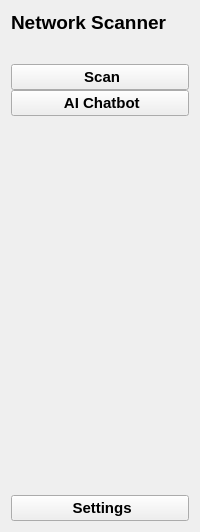
         <widget class="QWidget" name="full_menu_widget" native="true">
          <layout class="QVBoxLayout" name="verticalLayout_4">
           <item>
            <layout class="QHBoxLayout" name="horizontalLayout_2">
             <property name="spacing">
              <number>0</number>
             </property>
             <item>
              <widget class="QLabel" name="logo_label_3">
               <property name="font">
                <font>
                 <pointsize>14</pointsize>
                 <bold>true</bold>
                </font>
               </property>
               <property name="text">
                <string>Network Scanner</string>
               </property>
              </widget>
             </item>
            </layout>
           </item>
           <item>
            <spacer name="verticalSpacer_6">
             <property name="orientation">
              <enum>Qt::Orientation::Vertical</enum>
             </property>
             <property name="sizeType">
              <enum>QSizePolicy::Policy::Fixed</enum>
             </property>
             <property name="sizeHint" stdset="0">
              <size>
               <width>20</width>
               <height>24</height>
              </size>
             </property>
            </spacer>
           </item>
           <item>
            <layout class="QVBoxLayout" name="verticalLayout_2">
             <property name="spacing">
              <number>0</number>
             </property>
             <item>
              <widget class="QPushButton" name="scan_btn_2">
               <property name="font">
                <font>
                 <pointsize>11</pointsize>
                 <bold>true</bold>
                </font>
               </property>
               <property name="text">
                <string> Scan</string>
               </property>
               <property name="icon">
                <iconset>
                 <normaloff>:/icons/icons/scanner.ico</normaloff>:/icons/icons/scanner.ico</iconset>
               </property>
               <property name="iconSize">
                <size>
                 <width>20</width>
                 <height>20</height>
                </size>
               </property>
               <property name="checkable">
                <bool>true</bool>
               </property>
               <property name="autoExclusive">
                <bool>true</bool>
               </property>
              </widget>
             </item>
             <item>
              <widget class="QPushButton" name="ai_btn_2">
               <property name="font">
                <font>
                 <pointsize>11</pointsize>
                 <bold>true</bold>
                </font>
               </property>
               <property name="text">
                <string> AI Chatbot</string>
               </property>
               <property name="icon">
                <iconset>
                 <normaloff>:/icons/icons/ai.ico</normaloff>:/icons/icons/ai.ico</iconset>
               </property>
               <property name="iconSize">
                <size>
                 <width>20</width>
                 <height>20</height>
                </size>
               </property>
               <property name="checkable">
                <bool>true</bool>
               </property>
               <property name="autoExclusive">
                <bool>true</bool>
               </property>
              </widget>
             </item>
            </layout>
           </item>
           <item>
            <spacer name="verticalSpacer_2">
             <property name="orientation">
              <enum>Qt::Orientation::Vertical</enum>
             </property>
             <property name="sizeHint" stdset="0">
              <size>
               <width>20</width>
               <height>373</height>
              </size>
             </property>
            </spacer>
           </item>
           <item>
            <widget class="QPushButton" name="settings_btn_2">
             <property name="font">
              <font>
               <pointsize>11</pointsize>
               <bold>true</bold>
              </font>
             </property>
             <property name="text">
              <string> Settings</string>
             </property>
             <property name="icon">
              <iconset>
               <normaloff>:/icons/icons/settings.ico</normaloff>:/icons/icons/settings.ico</iconset>
             </property>
             <property name="iconSize">
              <size>
               <width>20</width>
               <height>20</height>
              </size>
             </property>
            </widget>
           </item>
          </layout>
         </widget>
